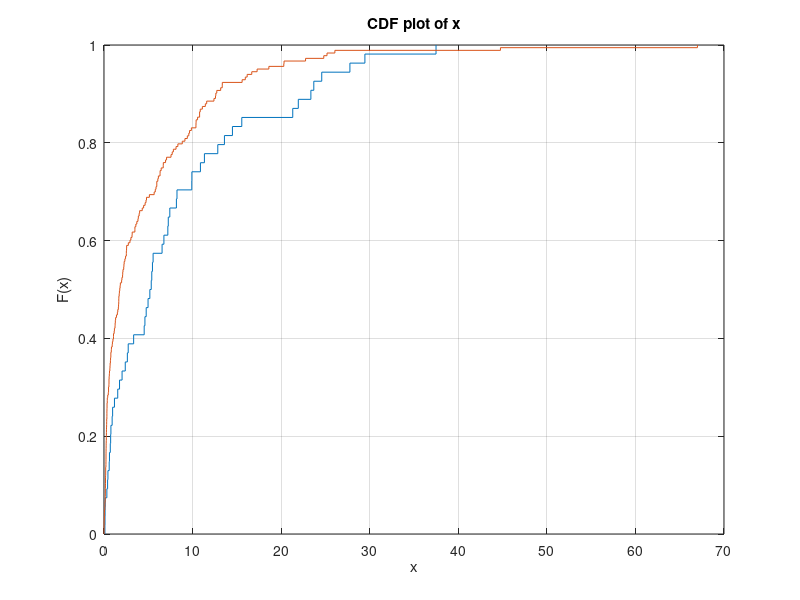

The MATLAB source for this figure:
%CDF analysis
clear all;
WT=[0.103333333		4.536667	0.113333	7.206666667	29.45666667		13.59667	21.93667	5.543333333	37.48666667	21.31	6.763333	0.123333	6.556666667	8.24 2.04	5.47 2.733333333	12.84666667 5.176667 4.763333	23.35666667	14.5	0.616667	11.33666667	15.55667 2.4	10.88666667	24.58333	1.18	9.92 5.393333333	2.636667		4.973333333 0.973333	0.586667	3.346666667 7.43 27.76333 0.406666667 5.333333 1.753333 0.92 0.78 7.256667 0.75 0.71 0.323333 9.91 0.14 8.173333 23.68667	1.55 0.443333 4.62 ];
Mu=[7.703333	1.073333	0.226667	0.19	10.4	10.38 6.95	0.156667	0.146667	12.62667	10.79333333	8.34 20.32667	0.276667	1.556667	0.553333	1.146666667	1.74 3.163333	7.833333	0.303333	0.17	11.44	16.68333333 0.176667	26.06667	0.133333	0.3	1.256666667	2.933333333 5.873333	13.35667	0.366667	1.62	6.333333333	0.84 44.76 0.42 0.323333 0.22 8.836666667	12.58666667 3.596667 0.226667 0.576667 0.483333 1.986666667	4.473333333 11.10333 0.243333 0.23 0.823333 3.49 2.52 5.663333 0.19 0.773333 13.35 9.406666667 0.043333 4.796667 1.643333333	0.6 0.513333 0.216667 10.38666667	17.28666667 0.166667 0.343333 6.696666667	6.686666667 0.563333 9.573333 10.56333333	3.966666667 2.023333 8.133333333	2.433333333 1.243333 1.28 13.17333333	15.59333333 18.61333 0.343333 16.16333333	5.123333333 2.556667 1.676667 4.023333333	20.3 0.95 0.293333 0.263333333	4.316666667 2.276 67 22.75667 9.66 6.326666667 0.263333 9.136667 24.81333333	1.406666667 1.663333 0.333333 0.923333333	5.96 0.563333 0.373333 0.693333333	10.79333333 0.74 0.723333 6.456666667	4.64 12.73333 0.676667 7.063333333	1.67 12.41333 5.96 7.566666667	15.95333333 0.326667 0.1 11.59333333	0.013333333 1.176667 1.31 1.713333333	1.846666667 0.513333 0.17 6.076666667	3.876666667 0.24 0.15 0.013333333	1.78 1.07	0.326666667	2.523333333 3.706667	4.743333333	2.113333333 3.183333	1.51	1.01 6.14	0.66	2.143333333 0.036667	3.833333333	2.746666667 5.79	0.01	0.773333333	0.223333	2.25 0.006667	2.096666667 0.05 0.006666667 25.18 9.863333333 1.816667 3.036666667 0.233333 3.486666667 10.86667 2.356666667 0.25 0.156667 0.096667 0.62	0.27 0.106667 0.056667 2.226667 0.19 2.546667 0.16 0.283333	];
                cdfplot(WT);
                [CP_WT,x_WT]=ecdf(WT,'Bounds','on')
                hold on;
                cdfplot(Mu)
                [CP_Mu,x_Mu]=ecdf(Mu,'Bounds','on')
                
                disp('Cumulative Probability of WT')
                disp(CP_WT)
                                
                disp('frequency of WT')
                disp(x_WT)
                
                disp('Cumulative Probability of Mutant')
                disp(CP_Mu)
                
                disp('frequency of Mutant')
                disp(x_Mu)
         
                
                
